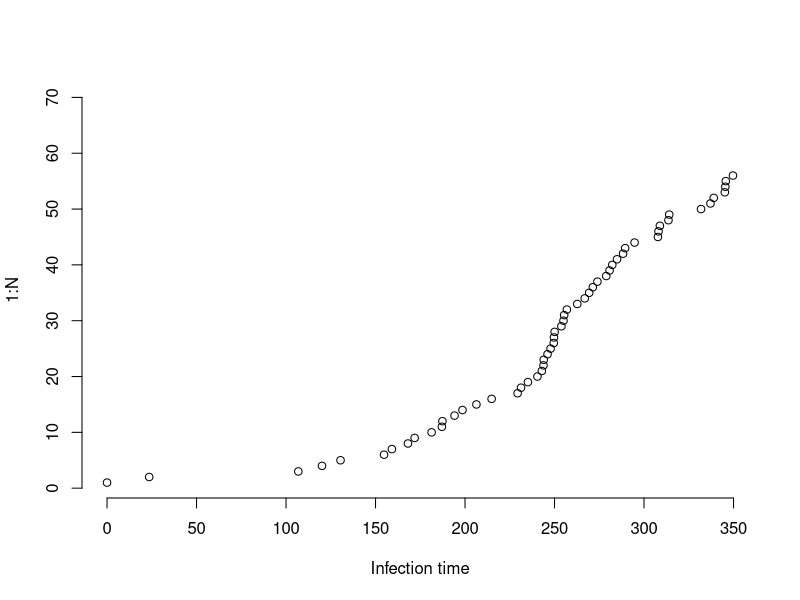

The R source for this figure: (Note: this script raises an error after producing the figure.)
# the population size
N = 70

# the needle sharing connection
# probability as a function of the
# average degree
d_avg = 3
q = d_avg/(N - 1)

# the needle sharing rate once per day
lam = 1

# the transmission probability per
# sharing event
p = 0.01

# the transmission rate beta
bet = lam * p

# max time: one year, measured in days
tmax = 365

# set the infection indicator
y = rep(0, N)

# we will set person 1 to be infected at
# baseline
y[1] = 1

# set the infection time
ts = rep(NA, N)
ts[1] = 0

# set up a symmetric zero-diagonal
# contact matrix
A = matrix(0, nrow = N, ncol = N)
for (i in 1:(N - 1)) {
  for (j in (i + 1):N) {
    A[i, j] = rbinom(1, 1, q)
    A[j, i] = A[i, j]
  }
}
A[diag(A)] = 0

tcur = 0

while (tcur < tmax && any(y == 0)) {
  
  # the number of edges connected to each
  # susceptible unit that are attached to
  # an infected unit
  susc_edges = (1 - y) * (A %*% y)
  if (sum(susc_edges) == 0) 
    break
  
  # the waiting time to the next infection
  w = rexp(1, bet * sum(susc_edges))
  
  # if this would put us over the time
  # horizon, stop
  if (tcur + w > tmax) 
    break
  
  # choose the id of the next infected unit
  idx = sample(1:N, 1, prob = susc_edges)
  
  # mark this unit infected
  y[idx] = 1
  
  # record the infection time of the newly
  # infected unit
  ts[idx] = tcur + w
  
  # update the current time
  tcur = tcur + w
}

ts[y == 0] = Inf



plot(sort(ts), 1:N, bty = "n", xlab = "Infection time")



plot_network_infections = function(t, lay) {
  set.seed(1)
  g = network(A, vertex.attr = list(y = ifelse(ts <= 
                                                 t, 1, 0)), matrix.type = "adjacency", 
              directed = FALSE)
  plot(g, vertex.col = ifelse(get.vertex.attribute(g, 
                                                   "y"), "red", "white"), vertex.cex = 2, 
       main = paste("t =", round(t, digits = 2)))
}


tseq = seq(0, max(ts[ts < Inf]), length.out = 9)
par(mfrow = c(3, 3), mar = c(1, 0, 1, 0))

for (t in tseq) {
  plot_network_infections(t, lay)
}




